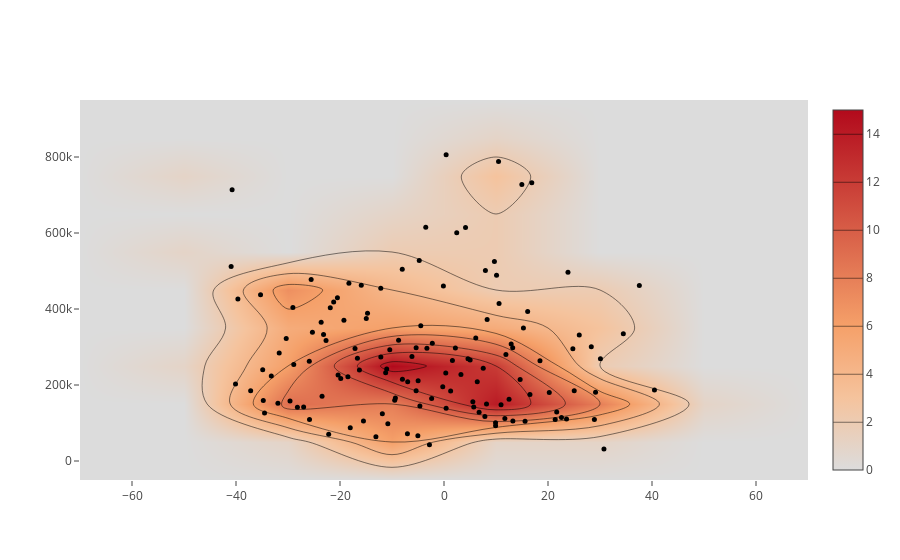

The notebook cell this image was saved under:
### Code cell
import plotly
plotly.offline.init_notebook_mode() # run at the start of every ipython notebook
from plotly.graph_objs import *
from plotly.offline import download_plotlyjs, init_notebook_mode, plot, iplot
import numpy as np

pd['xstat'] = 'pDist'
pd['ystat'] = 'ubssSum_int2'
pd = m.stacks[stackIdx].getStackValues3(pd)

iplot([Histogram2dContour(x=pd['x'], y=pd['y'], contours=Contours(coloring='heatmap')),
       Scatter(x=pd['x'], y=pd['y'],
        mode='markers', marker=Marker(color='black', size=5, opacity=1.0))], show_link=False)

### Figure 1 — Plotly figure (JSON) as saved in the notebook; plotly's stock layout.template omitted (floating-point values rounded to 4 significant figures; data arrays with more than 128 entries replaced by an {"elided": "..."} marker saying what was removed)
{"data": [{"contours": {"coloring": "heatmap"}, "type": "histogram2dcontour", "x": {"elided": "133 float values"}, "y": {"elided": "133 int values"}}, {"marker": {"color": "black", "opacity": 1, "size": 5}, "mode": "markers", "type": "scatter", "x": {"elided": "133 float values"}, "y": {"elided": "133 int values"}}], "layout": {}}
